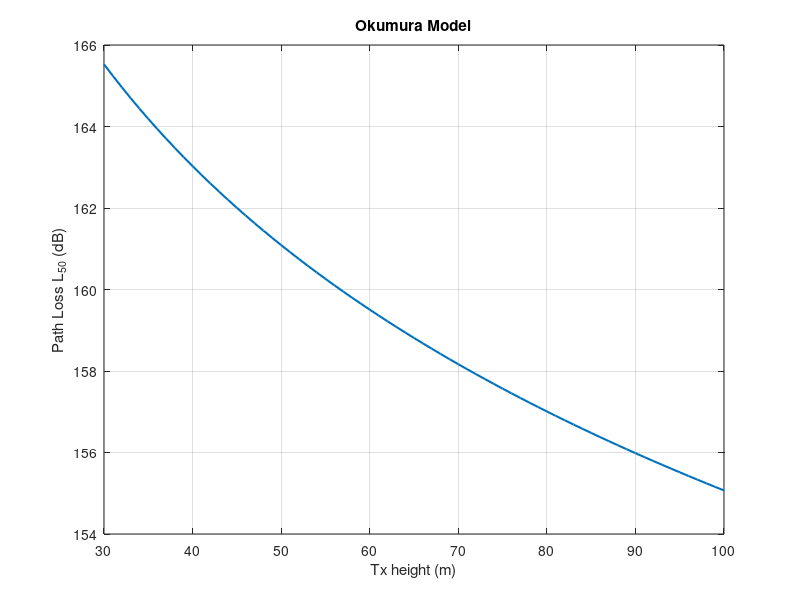

Reproduce this figure in MATLAB.
clc; clear; close all;

% Inputs
hte = 30:100;                 % Tx height (m)
hre = 10;                     % Rx height (m)
d = 50e3;                     % Distance (m)
f = 900;                      % Frequency (MHz)
EIRP = 1e3;                   % EIRP (W)
Gr = 1;                       % Rx gain

% Constants
c = 3e8;
lambda = c/(f*1e6);

% Conversions
EIRP_dBm = 10*log10(EIRP/1e-3);
Gr_dB = 10*log10(Gr);

% Okumura constants
Amu = 43; 
Garea = 9;

% Gains
Ghte = 20*log10(hte/200);
Ghre = 20*log10(hre/3);

% Loss calculations
Lf = 20*log10((4*pi*d)/lambda);
L50 = Lf + Amu - Ghte - Ghre - Garea;

% Received power
Pr = EIRP_dBm - L50 + Gr_dB;

% Display (at hte = 100 m)
fprintf('Lf = %.2f dB\n',Lf);
fprintf('Ghte = %.2f dB\n',Ghte(end));
fprintf('Ghre = %.2f dB\n',Ghre);
fprintf('Lambda = %.3f m\n',lambda);
fprintf('L50 = %.2f dB\n',L50(end));
fprintf('Pr = %.2f dBm\n',Pr(end));

% Plot
plot(hte,L50,'LineWidth',1.5), grid on
xlabel('Tx height (m)'), ylabel('Path Loss L_{50} (dB)')
title('Okumura Model')
